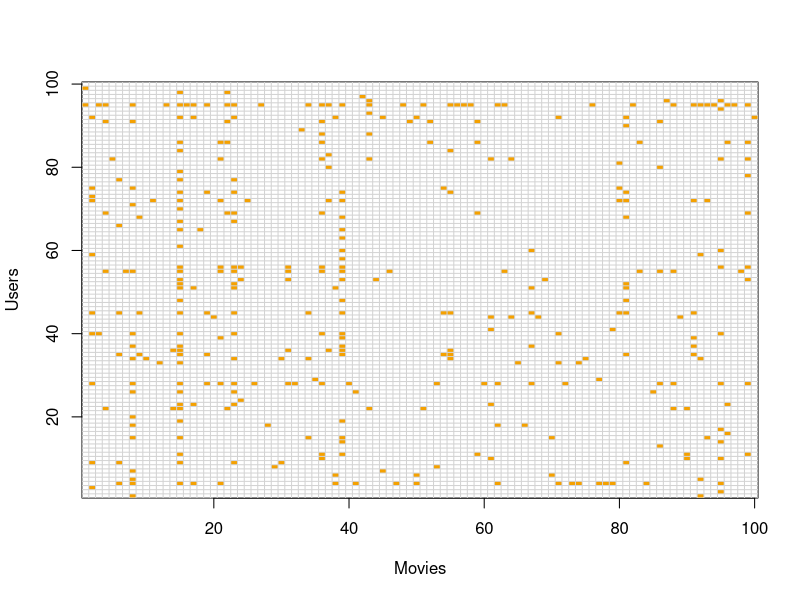
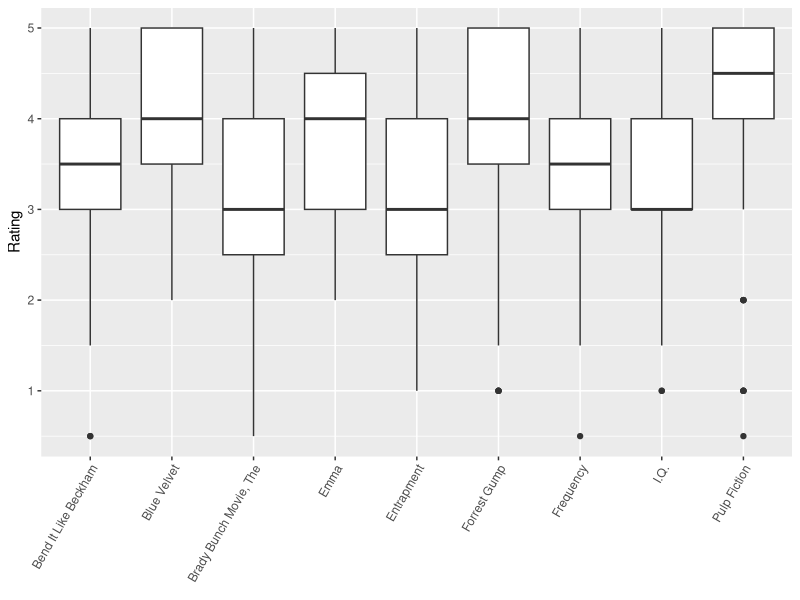
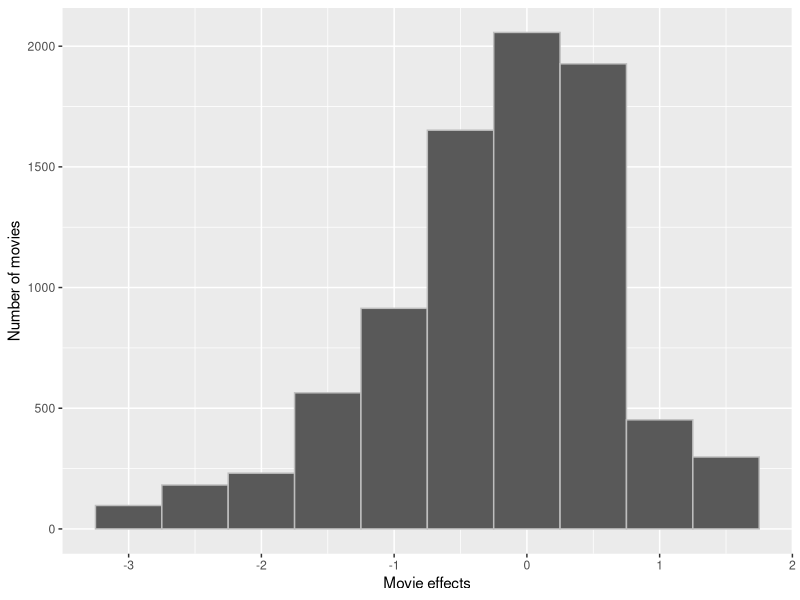

Generate these figures, in order, with R:
## ---- chunk 1
knitr::opts_chunk$set(echo = TRUE)
## ---- chunk 2
library(dslabs)
library(tidyverse)
data("movielens")
## ---- chunk 3
library(dplyr)
## ---- chunk 4
count_users <-  length(unique(movielens$userId))
count_movies <- length(unique(movielens$movieId))
data.frame(count_users,count_movies)
## ---- chunk 5
users <- sample(unique(movielens$userId), 100)
movielens %>% filter(userId %in% users) %>% 
  select(userId, movieId, rating) %>%
  mutate(rating = 1) %>%
  spread(movieId, rating) %>% select(sample(ncol(.), 100)) %>% 
  as.matrix() %>% t(.) %>%
  image(1:100, 1:100,. , xlab="Movies", ylab="Users")
abline(h=0:100+0.5, v=0:100+0.5, col = "light grey")
## ---- chunk 6
library(caret)
## ---- chunk 7
set.seed(1)
data_index <- createDataPartition(y = movielens$rating, times = 1, p = 0.8, list = FALSE)
test_set <- movielens[-data_index,]
train_set <- movielens[data_index,]
## ---- chunk 8
test_set <- test_set %>% 
  semi_join(train_set, by = "movieId") %>%
  semi_join(train_set, by = "userId")
## ---- chunk 9
RMSE <- function(true_ratings, predicted_ratings){
  sqrt(mean((true_ratings - predicted_ratings)^2))
  }
## ---- chunk 10
average_rating <- mean(train_set$rating)
average_rating
## ---- chunk 11
simple_rmse <- RMSE(test_set$rating,average_rating)
simple_rmse
## ---- chunk 12
library(ggplot2)
t_movieIds <- table(movielens$movieId)
movielens$times_rated <- t_movieIds[match(movielens$movieId, names(t_movieIds))]
movielens %>% filter(times_rated >= 320 & movieId != 2085| times_rated == 41 & movieId != 2085) %>% ggplot(aes(title,rating))+geom_boxplot()+theme(axis.text.x = element_text(angle = 90, hjust = 1)) + theme(axis.text.x = element_text(angle = 60, hjust = 1)) + xlab(element_blank()) + ylab("Rating")
## ---- chunk 13
movie_average <- train_set %>% 
  group_by(movieId) %>% 
  summarize(movie_effects = mean(rating - average_rating))
## ---- chunk 14
movie_average %>% qplot(movie_effects, geom ="histogram", bins = 10, data = ., color = I("grey")) + xlab("Movie effects") + ylab("Number of movies")
## ---- chunk 15
predicted_ratings <- average_rating + test_set %>% 
  left_join(movie_average, by='movieId') %>% 
  pull(movie_effects)

movie_effects_rmse <- RMSE(predicted_ratings, test_set$rating)
movie_effects_rmse
## ---- chunk 16
user_average <- train_set %>% 
  left_join(movie_average, by='movieId') %>% 
  group_by(userId) %>% 
  summarize(user_effects = mean(rating - average_rating - movie_effects))
## ---- chunk 17
predicted_ratings <- test_set %>% 
  left_join(movie_average, by='movieId') %>%
  left_join(user_average, by='userId') %>%
  mutate(prediction = average_rating + movie_effects + user_effects) %>%
  pull(prediction)
## ---- chunk 18
user_effects_rmse <- RMSE(predicted_ratings, test_set$rating)
user_effects_rmse
## ---- chunk 19
rmse_results <- data_frame(method = "Average of all ratings", RMSE = simple_rmse)
rmse_results <- bind_rows(rmse_results, data_frame(method="Movie Effects Model", RMSE = movie_effects_rmse))
rmse_results <- bind_rows(rmse_results, data_frame(method="Movie and User Effects Model", RMSE = user_effects_rmse))
rmse_results
